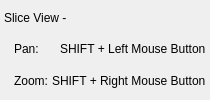
              <widget class="QWidget" name="widget_63" native="true">
               <property name="sizePolicy">
                <sizepolicy hsizetype="Preferred" vsizetype="Fixed">
                 <horstretch>0</horstretch>
                 <verstretch>0</verstretch>
                </sizepolicy>
               </property>
               <layout class="QVBoxLayout" name="verticalLayout_6">
                <property name="spacing">
                 <number>0</number>
                </property>
                <property name="leftMargin">
                 <number>4</number>
                </property>
                <property name="topMargin">
                 <number>2</number>
                </property>
                <property name="rightMargin">
                 <number>4</number>
                </property>
                <property name="bottomMargin">
                 <number>4</number>
                </property>
                <item>
                 <widget class="QLabel" name="label_118">
                  <property name="minimumSize">
                   <size>
                    <width>0</width>
                    <height>20</height>
                   </size>
                  </property>
                  <property name="text">
                   <string>Slice View -</string>
                  </property>
                 </widget>
                </item>
                <item>
                 <layout class="QHBoxLayout" name="horizontalLayout_66" stretch="2,1">
                  <property name="spacing">
                   <number>4</number>
                  </property>
                  <property name="leftMargin">
                   <number>10</number>
                  </property>
                  <item>
                   <widget class="QLabel" name="label_119">
                    <property name="minimumSize">
                     <size>
                      <width>0</width>
                      <height>20</height>
                     </size>
                    </property>
                    <property name="text">
                     <string>Pan:</string>
                    </property>
                   </widget>
                  </item>
                  <item>
                   <widget class="QLabel" name="label_121">
                    <property name="text">
                     <string>SHIFT + Left Mouse Button</string>
                    </property>
                   </widget>
                  </item>
                 </layout>
                </item>
                <item>
                 <layout class="QHBoxLayout" name="horizontalLayout_67" stretch="2,1">
                  <property name="spacing">
                   <number>4</number>
                  </property>
                  <property name="leftMargin">
                   <number>10</number>
                  </property>
                  <item>
                   <widget class="QLabel" name="label_120">
                    <property name="minimumSize">
                     <size>
                      <width>0</width>
                      <height>20</height>
                     </size>
                    </property>
                    <property name="text">
                     <string>Zoom:</string>
                    </property>
                   </widget>
                  </item>
                  <item>
                   <widget class="QLabel" name="label_122">
                    <property name="text">
                     <string>SHIFT + Right Mouse Button</string>
                    </property>
                   </widget>
                  </item>
                 </layout>
                </item>
               </layout>
              </widget>
